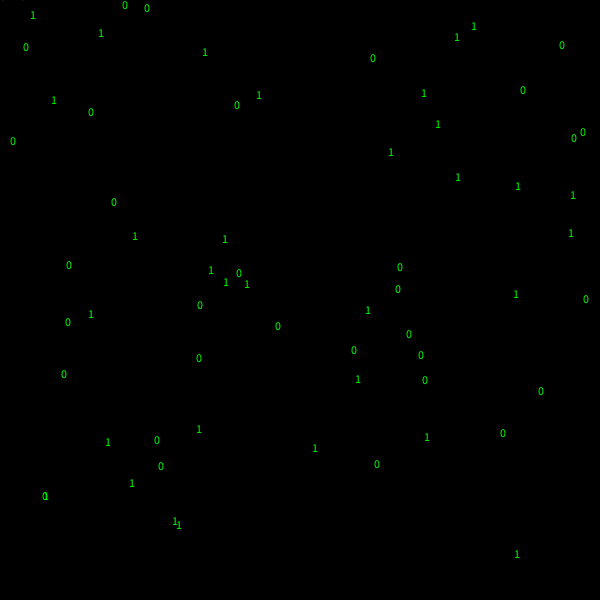
Frame 1 (no input)
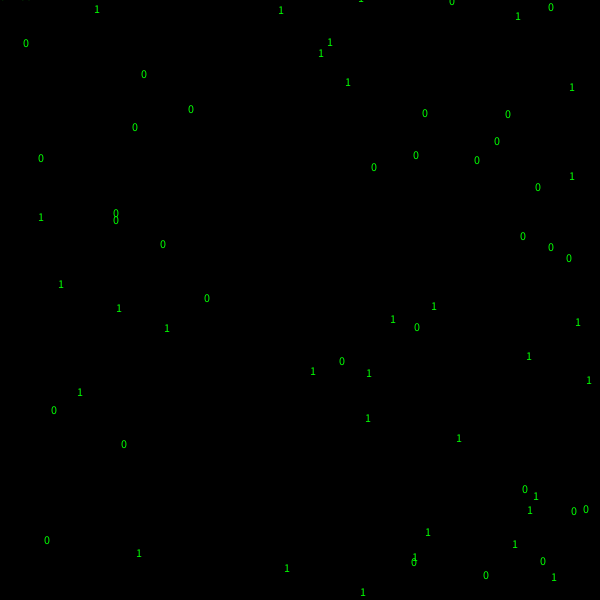
Frame 60 (the mouse pressed at the canvas centre just before this capture)
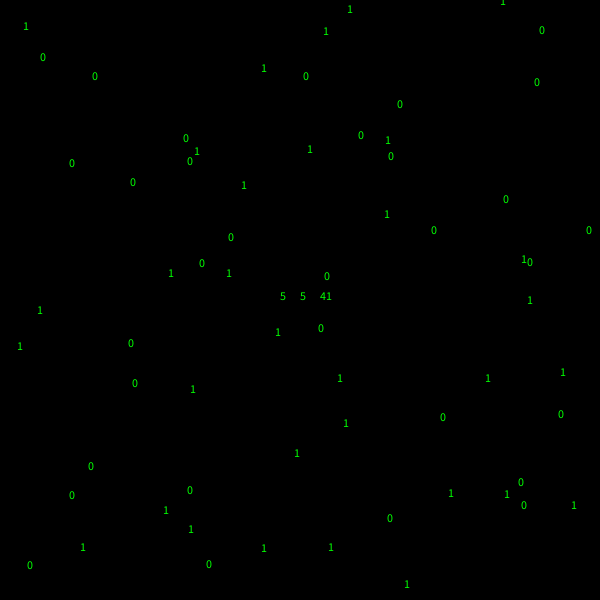
Frame 120 (the mouse held since frame 60 and released just before this capture)

The Processing sketch that drew these frames (run headless with seeded random() and noise(); from frame 60 on, the mouse is pressed at the canvas centre):

// Processing sketch: processing_90038
// ── processing_90038.pde

void setup () {
size (600, 600);
frameRate(20);
noCursor();
noStroke();

}



void draw () {
 int m=minute(), s=second(), h=hour();
 background(0);
    
      
 text(h, mouseX-20, mouseY);  
 text(m, mouseX, mouseY);
 text(s, mouseX+20, mouseY);

 if (mousePressed && (mouseButton == LEFT)) {   
   fill(255,0, 0);
    } else {
      fill(0, 255,0);
 
 text(1, random(600),  random(600));
 text(0, random(600), random(600));
 text(1, random(600),  random(600));
 text(0, random(600), random(600));
 text(1, random(600),  random(600));
 text(0, random(600), random(600));
 text(1, random(600),  random(600));
 text(0, random(600), random(600));
 text(1, random(600),  random(600));
 text(0, random(600), random(600));
 text(1, random(600),  random(600));
 text(0, random(600), random(600));
 text(1, random(600),  random(600));
 text(0, random(600), random(600));
 text(1, random(600),  random(600));
 text(0, random(600), random(600));
 text(1, random(600),  random(600));
 text(0, random(600), random(600));
 text(1, random(600),  random(600));
 text(0, random(600), random(600));
 text(1, random(600),  random(600));
 text(0, random(600), random(600));
 text(1, random(600),  random(600));
 text(0, random(600), random(600));
 text(1, random(600),  random(600));
 text(0, random(600), random(600));
 text(1, random(600),  random(600));
 text(0, random(600), random(600));
 text(1, random(600),  random(600));
 text(0, random(600), random(600));
 text(1, random(600),  random(600));
 text(0, random(600), random(600));
 text(1, random(600),  random(600));
 text(0, random(600), random(600));
 text(1, random(600),  random(600));
 text(0, random(600), random(600));
 text(1, random(600),  random(600));
 text(0, random(600), random(600));
 text(1, random(600),  random(600));
 text(0, random(600), random(600));
 text(1, random(600),  random(600));
 text(0, random(600), random(600));
 text(1, random(600),  random(600));
 text(0, random(600), random(600));
 text(1, random(600),  random(600));
 text(0, random(600), random(600));
 text(1, random(600),  random(600));
 text(0, random(600), random(600));
  text(1, random(600),  random(600));
 text(0, random(600), random(600));
 text(1, random(600),  random(600));
 text(0, random(600), random(600));
 text(1, random(600),  random(600));
 text(0, random(600), random(600));
 text(1, random(600),  random(600));
 text(0, random(600), random(600));
 text(1, random(600),  random(600));
 text(0, random(600), random(600));
 text(1, random(600),  random(600));
 text(0, random(600), random(600));
 text(1, random(600),  random(600));
 text(0, random(600), random(600));
 text(1, random(600),  random(600));
 text(0, random(600), random(600));
  }
}
